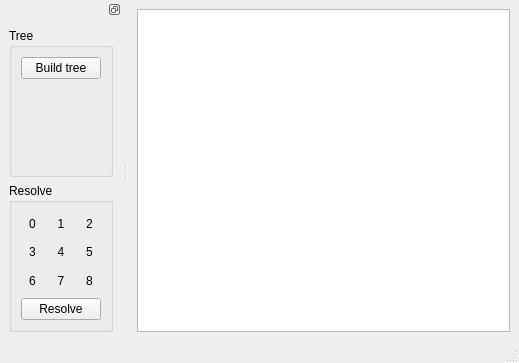
<?xml version="1.0" encoding="UTF-8"?>
<ui version="4.0">
 <class>MainWindow</class>
 <widget class="QMainWindow" name="MainWindow">
  <property name="geometry">
   <rect>
    <x>0</x>
    <y>0</y>
    <width>519</width>
    <height>363</height>
   </rect>
  </property>
  <property name="windowTitle">
   <string>MainWindow</string>
  </property>
  <widget class="QWidget" name="centralwidget">
   <layout class="QVBoxLayout" name="verticalLayout_2">
    <item>
     <widget class="QTextEdit" name="textEdit"/>
    </item>
   </layout>
  </widget>
  <widget class="QMenuBar" name="menubar">
   <property name="geometry">
    <rect>
     <x>0</x>
     <y>0</y>
     <width>519</width>
     <height>29</height>
    </rect>
   </property>
  </widget>
  <widget class="QStatusBar" name="statusbar"/>
  <widget class="QDockWidget" name="dockWidget">
   <property name="features">
    <set>QDockWidget::DockWidgetFloatable|QDockWidget::DockWidgetMovable</set>
   </property>
   <attribute name="dockWidgetArea">
    <number>1</number>
   </attribute>
   <widget class="QWidget" name="dockWidgetContents">
    <property name="sizePolicy">
     <sizepolicy hsizetype="Preferred" vsizetype="Preferred">
      <horstretch>0</horstretch>
      <verstretch>0</verstretch>
     </sizepolicy>
    </property>
    <property name="minimumSize">
     <size>
      <width>100</width>
      <height>0</height>
     </size>
    </property>
    <layout class="QVBoxLayout" name="verticalLayout">
     <item>
      <widget class="QGroupBox" name="groupBox_tree">
       <property name="title">
        <string>Tree</string>
       </property>
       <property name="flat">
        <bool>false</bool>
       </property>
       <property name="checkable">
        <bool>false</bool>
       </property>
       <layout class="QFormLayout" name="formLayout">
        <property name="fieldGrowthPolicy">
         <enum>QFormLayout::AllNonFixedFieldsGrow</enum>
        </property>
        <item row="0" column="0" colspan="2">
         <widget class="QPushButton" name="pushButton_buildTree">
          <property name="text">
           <string>Build tree</string>
          </property>
         </widget>
        </item>
       </layout>
      </widget>
     </item>
     <item>
      <widget class="QGroupBox" name="groupBox_resolve">
       <property name="title">
        <string>Resolve</string>
       </property>
       <layout class="QGridLayout" name="gridLayout">
        <item row="0" column="0">
         <widget class="QLabel" name="label_cell0">
          <property name="cursor">
           <cursorShape>OpenHandCursor</cursorShape>
          </property>
          <property name="text">
           <string>0</string>
          </property>
          <property name="alignment">
           <set>Qt::AlignCenter</set>
          </property>
         </widget>
        </item>
        <item row="0" column="1">
         <widget class="QLabel" name="label_cell1">
          <property name="cursor">
           <cursorShape>OpenHandCursor</cursorShape>
          </property>
          <property name="text">
           <string>1</string>
          </property>
          <property name="alignment">
           <set>Qt::AlignCenter</set>
          </property>
         </widget>
        </item>
        <item row="0" column="2">
         <widget class="QLabel" name="label_cell2">
          <property name="cursor">
           <cursorShape>OpenHandCursor</cursorShape>
          </property>
          <property name="text">
           <string>2</string>
          </property>
          <property name="alignment">
           <set>Qt::AlignCenter</set>
          </property>
         </widget>
        </item>
        <item row="4" column="0" colspan="3">
         <widget class="QPushButton" name="pushButton_resolve">
          <property name="text">
           <string>Resolve</string>
          </property>
         </widget>
        </item>
        <item row="2" column="0">
         <widget class="QLabel" name="label_cell6">
          <property name="cursor">
           <cursorShape>OpenHandCursor</cursorShape>
          </property>
          <property name="text">
           <string>6</string>
          </property>
          <property name="alignment">
           <set>Qt::AlignCenter</set>
          </property>
         </widget>
        </item>
        <item row="1" column="2">
         <widget class="QLabel" name="label_cell5">
          <property name="cursor">
           <cursorShape>OpenHandCursor</cursorShape>
          </property>
          <property name="text">
           <string>5</string>
          </property>
          <property name="alignment">
           <set>Qt::AlignCenter</set>
          </property>
         </widget>
        </item>
        <item row="1" column="1">
         <widget class="QLabel" name="label_cell4">
          <property name="cursor">
           <cursorShape>OpenHandCursor</cursorShape>
          </property>
          <property name="text">
           <string>4</string>
          </property>
          <property name="alignment">
           <set>Qt::AlignCenter</set>
          </property>
         </widget>
        </item>
        <item row="1" column="0">
         <widget class="QLabel" name="label_cell3">
          <property name="cursor">
           <cursorShape>OpenHandCursor</cursorShape>
          </property>
          <property name="text">
           <string>3</string>
          </property>
          <property name="alignment">
           <set>Qt::AlignCenter</set>
          </property>
         </widget>
        </item>
        <item row="2" column="2">
         <widget class="QLabel" name="label_cell8">
          <property name="cursor">
           <cursorShape>OpenHandCursor</cursorShape>
          </property>
          <property name="text">
           <string>8</string>
          </property>
          <property name="alignment">
           <set>Qt::AlignCenter</set>
          </property>
         </widget>
        </item>
        <item row="2" column="1">
         <widget class="QLabel" name="label_cell7">
          <property name="cursor">
           <cursorShape>OpenHandCursor</cursorShape>
          </property>
          <property name="text">
           <string>7</string>
          </property>
          <property name="alignment">
           <set>Qt::AlignCenter</set>
          </property>
         </widget>
        </item>
       </layout>
      </widget>
     </item>
    </layout>
   </widget>
  </widget>
 </widget>
 <resources/>
 <connections/>
</ui>
